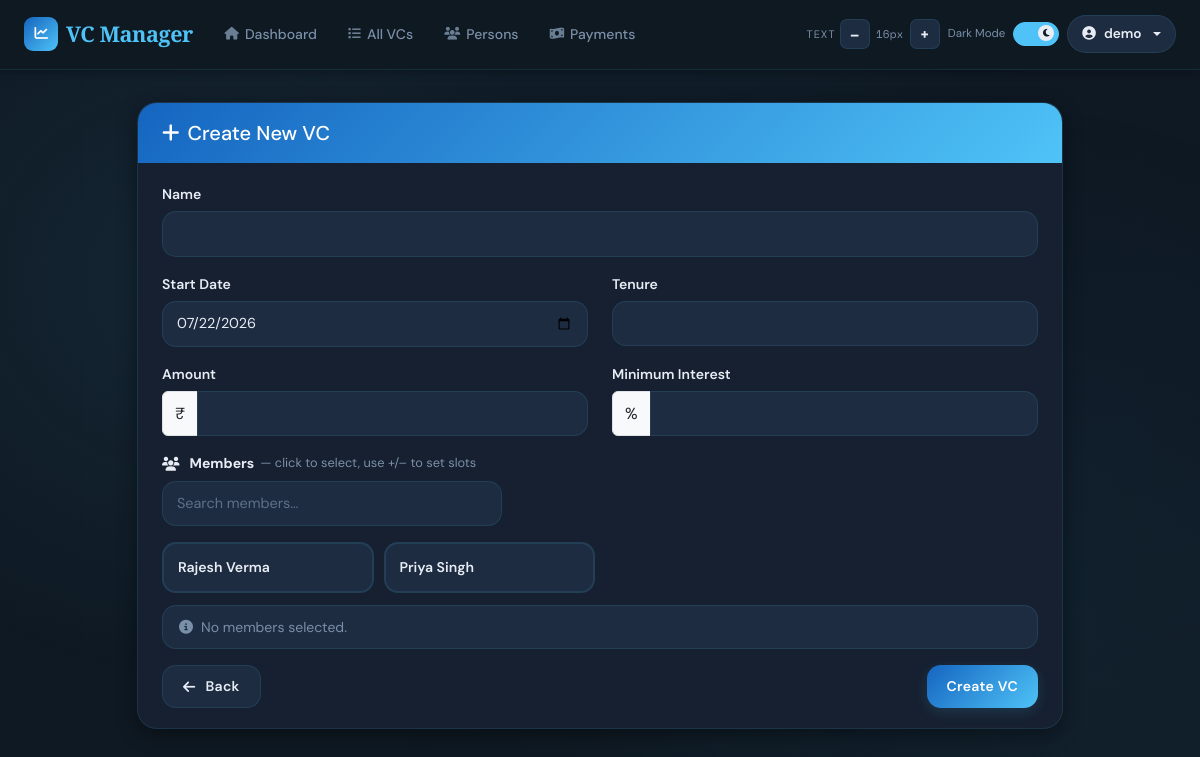
Before: /vc/create (signed in) with the older database file.
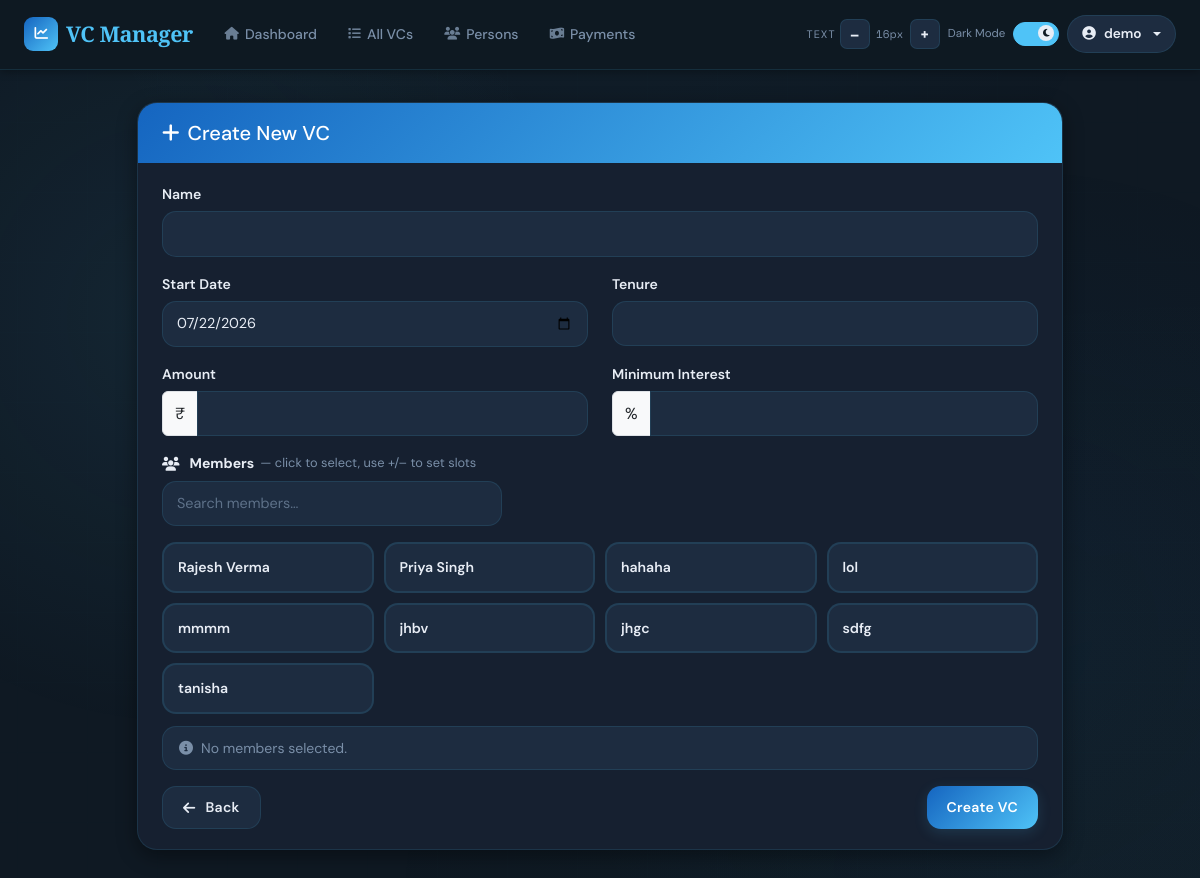
After: the same page with the newer database file.
### app/models/person.py (models this page shows, shortened)
class Person(db.Model):
    __tablename__ = 'persons'
    id = db.Column(db.Integer, primary_key=True)
    user_id = db.Column(db.Integer, db.ForeignKey('users.id'), nullable=False, index=True)
    name = db.Column(db.String(80), nullable=False)
    short_name = db.Column(db.String(20), nullable=False)
    phone = db.Column(db.String(20), nullable=True)
    phone2 = db.Column(db.String(20), nullable=True)
    opening_balance = db.Column(db.Float, default=0.0, nullable=True)
    created_at = db.Column(db.DateTime, default=datetime.utcnow)
    __table_args__ = (
        db.UniqueConstraint('user_id', 'name',       name='uq_person_user_name'),
        db.UniqueConstraint('user_id', 'short_name', name='uq_person_user_short_name'),
    )
    payments = db.relationship('Payment', backref='person', lazy=True)
    ledger_entries = db.relationship('LedgerEntry', backref='ledger_person', lazy=True)

### app/routes/vc.py (the view, shortened to what this page needs)
@vc_bp.route('/create', methods=['GET', 'POST'])
@login_required
def create_vc():
    print(f"DEBUG raw request.form = {dict(request.form)}")
    form = VCForm()
    form.members.choices = [
        (p.id, p.name)
        for p in Person.query.filter_by(user_id=current_user.id).all()
    ]
    last_vc        = VC.query.order_by(VC.vc_number.desc()).first()
    next_vc_number = (last_vc.vc_number + 1) if last_vc else 1
    return render_template('vc/create.html', form=form, vc_number=next_vc_number)

### app/forms.py (shortened to what this page needs)
class VCForm(FlaskForm):
    name         = StringField("Name",           validators=[DataRequired()])
    start_date   = DateField("Start Date",       format='%Y-%m-%d', validators=[DataRequired()], default=datetime.now)
    amount       = FloatField("Amount",          validators=[DataRequired(), NumberRange(min=1)])
    min_interest = FloatField("Minimum Interest",validators=[DataRequired(), NumberRange(min=0)])
    tenure       = IntegerField("Tenure",        validators=[DataRequired()])
    narration    = TextAreaField("Narration")
    members      = MultiCheckboxField("Members", coerce=int)
    submit = SubmitField("Create")

### templates/vc/create.html (shortened to what this page needs)
{% extends "base.html" %}
{% block content %}
<div class="row">
    <div class="col-md-10 mx-auto">
        <div class="card">
            <div class="card-header">
                <h5 class="mb-0"><i class="fas fa-plus me-2"></i>Create New VC</h5>
            </div>
            <div class="card-body">
                <form method="POST" id="createVCForm">
                    <div class="row mb-3">
                        <div class="col-md-12">
                            {{ form.name.label(class="form-label") }}
                            {{ form.name(class="form-control") }}
                        </div>
                    </div>
                    <div class="row mb-3">
                        <div class="col-md-6">
                            {{ form.start_date.label(class="form-label") }}
                            {{ form.start_date(class="form-control") }}
                        </div>
                        <div class="col-md-6">
                            {{ form.tenure.label(class="form-label") }}
                            {{ form.tenure(class="form-control") }}
                        </div>
                    </div>
                    <div class="row mb-3">
                        <div class="col-md-6">
                            {{ form.amount.label(class="form-label") }}
                            <div class="input-group">
                                <span class="input-group-text">₹</span>
                                {{ form.amount(class="form-control") }}
                            </div>
                        </div>
                        <div class="col-md-6">
                            {{ form.min_interest.label(class="form-label") }}
                            <div class="input-group">
                                <span class="input-group-text">%</span>
                                {{ form.min_interest(class="form-control") }}
                            </div>
                        </div>
                    </div>
                    <div class="mb-3">
                        <label class="form-label fw-bold">
                            <i class="fas fa-users me-1"></i>Members
                            <span style="font-weight:400;color:var(--text-muted);font-size:0.8rem;">
                                — click to select, use +/– to set slots
                            </span>
                        </label>
                        <input type="text" class="form-control mb-3"
                               id="memberSearch" placeholder="Search members…">
                        <div class="member-grid" id="memberGrid">
                            {% for subfield in form.members %}
                            <div class="member-tile"
                                 data-id="{{ subfield.data }}"
                                 data-name="{{ subfield.label.text }}"
                                 onclick="toggleMember(event, this)">
                                <span class="member-name">{{ subfield.label.text }}</span>
                            </div>
                            {% endfor %}
                        </div>
                        <div class="slot-summary">
                            <i class="fas fa-info-circle"></i>
                            <span id="summaryText">No members selected.</span>
                        </div>
                    </div>
                    <div class="d-flex justify-content-between">
                        <a href="{{ url_for('vc.vcs_list') }}" class="btn btn-secondary">
                            <i class="fas fa-arrow-left me-1"></i>Back
                        </a>
                        <button type="submit" class="btn btn-primary">Create VC</button>
                    </div>
                </form>
            </div>
        </div>
    </div>
</div>
{% endblock %}

Changed rows visible on the page:
added Person: label.text "hahaha"
added Person: label.text "lol"
added Person: label.text "mmmm"
added Person: label.text "jhbv"
added Person: label.text "jhgc"
added Person: label.text "sdfg"
added Person: label.text "tanisha"
